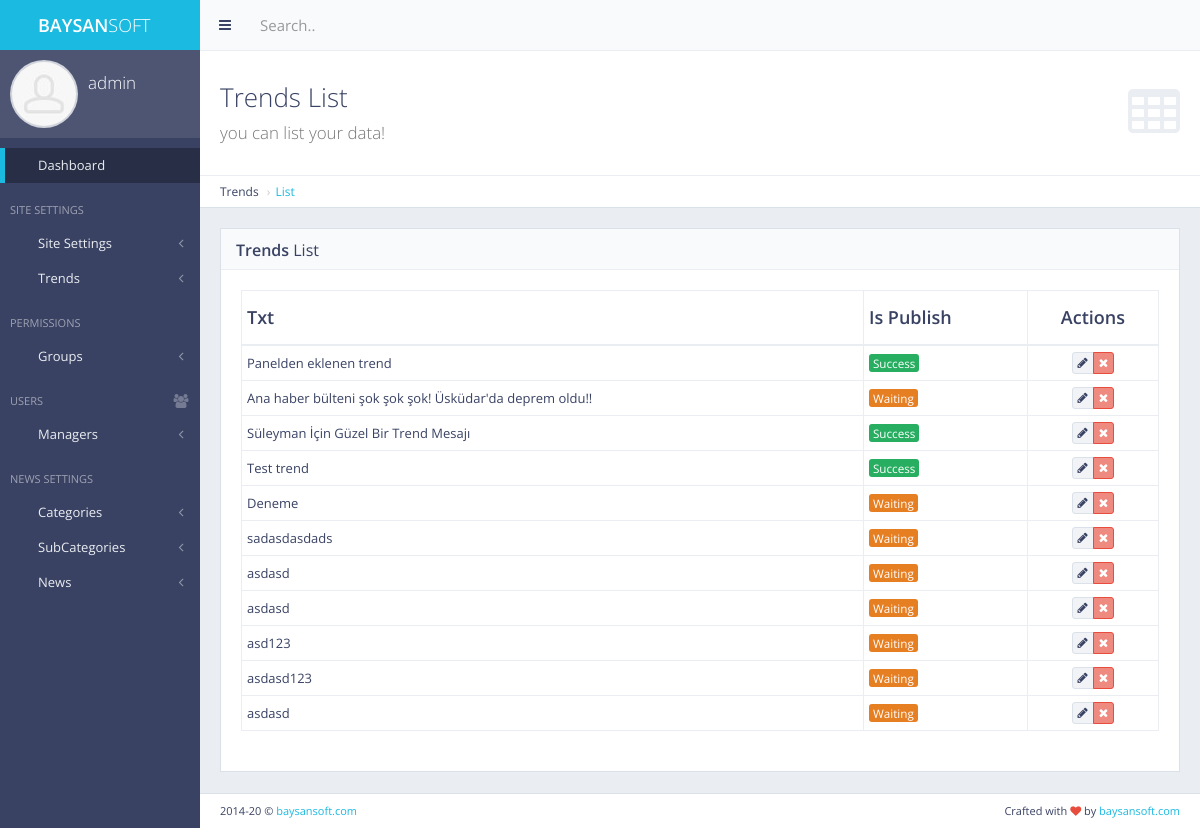
The page /panel/trends/list (signed in) on the database its author committed.
### trending/models.py (models this page shows, shortened)
class Trending(models.Model):
    txt = models.CharField(max_length=255)
    is_publish = models.BooleanField(default=False)

### panel/views.py (the view)
# urls.py: path('trends/list', views.trends, name='trends_list'),
def trends(request):
    if not request.user.is_authenticated:
        return redirect('main:my_login')
    trends = Trending.objects.all()
    context = {
        'trends': trends,
    }
    return render(request, 'back/trends.html', context=context)

### category/context_processor.py (called while the page is built)
def get_categories(request):  # template'a direkt veri yolluyor
    get_categories = Category.objects.all()
    return dict(
        get_categories=get_categories)  # get_categories diyerek direkt template'den çağırabiliriz. Sözlük olarak döndürür.

### main/context_processors.py (called while the page is built)
def get_site_settings(request):
    site = Main.objects.first()
    return dict(site_settings=site)

### main/templatetags/my_auth.py (called while the page is built)
@register.filter(name='has_group')
def has_group(user,group_name):
    return user.groups.filter(name=group_name).exists()

### news/context_processors.py (called while the page is built)
def get_last_news(request):
    get_last_news = News.objects.all().order_by('-date')[:3]
    return dict(get_last_news=get_last_news)

def get_popular_posts(request):  # bu şekilde tek fonksiyon ile 2 veri seti döndürebiliriz
    get_popular_posts = News.objects.all().order_by('-show')
    get_popular_posts_detail = News.objects.all().order_by('-show')[:3]
    get_popular_posts_home = News.objects.all().order_by('-show')[:3]
    return dict(get_popular_posts=get_popular_posts, get_popular_posts_detail=get_popular_posts_detail,
                get_popular_posts_home=get_popular_posts_home)

### subcategory/context_processors.py (called while the page is built)
def get_subcategories(request):
    get_subcategories = SubCategory.objects.all()
    return dict(get_subcategories=get_subcategories)

### trending/context_processors.py (called while the page is built)
def get_trendings(request):
    trendings = Trending.objects.all().filter(is_publish=True).order_by('?')  # bu sayede random getirdik
    return dict(get_trendings=trendings)

### templates/back/trends.html (shortened to what this page needs)
{% extends 'back/layout.html' %}
{% load static %}
{% block body %}
    <div class="content-header">
        <div class="header-section">
            <h1>
                <i class="fa fa-table"></i>Trends List<br><small>you can list your data!</small>
            </h1>
        </div>
    </div>
    <ul class="breadcrumb breadcrumb-top">
        <li>Trends</li>
        <li><a href="{% url 'panel:trends_list' %}">List</a></li>
    </ul>
    <div class="block full">
        <div class="block-title">
            <h2><strong>Trends</strong> List</h2>
        </div>
        <div class="table-responsive">
            <table id="example-datatable" class="table table-vcenter table-condensed table-bordered">
                <thead>
                <tr>
                    <th>Txt</th>
                    <th>Is Publish</th>
                    <th class="text-center">Actions</th>
                </tr>
                </thead>
                <tbody>
                {% for trend in trends %}
                    <tr>
                        <td>{{ trend.txt }}</td>
                        <td>
                            {% if trend.is_publish == True %}
                                <span class="label label-success">Success</span>
                            {% else %}
                                <span class="label label-warning">Waiting</span>
                            {% endif %}
                        </td>
                        <td class="text-center">
                            <div class="btn-group">
                                <a href="{% url 'panel:trends_update' pk=trend.pk %}" data-toggle="tooltip"
                                   id="show_message_btn" title="Read"
                                   class="btn btn-xs btn-default"><i class="fa fa-pencil"></i></a>
                                <a href="{% url 'panel:trends_delete' pk=trend.pk %}" data-toggle="tooltip"
                                   title="Delete"
                                   class="btn btn-xs btn-danger" id="delete_message_btn"><i
                                        class="fa fa-times"></i></a>
                            </div>
                        </td>
                    </tr>
                {% endfor %}
                </tbody>
            </table>
        </div>
    </div>
{% endblock body %}

### templates/back/layout.html (shortened to what this page needs)
{% load static %}
{% if user.is_authenticated %}
    <!DOCTYPE html>
    <html class="no-js" lang="en">
    <head>
        <link rel="stylesheet" href="{% static 'back/css/bootstrap.min.css' %}">
        <link rel="stylesheet" href="{% static 'back/css/plugins.css' %}">
        <link rel="stylesheet" href="{% static 'back/css/main.css' %}">
        <link rel="stylesheet" href="{% static 'back/css/themes.css' %}">
        <link rel="stylesheet" href="{% static 'ToastJs/Toast.min.css' %}">
        <link rel="stylesheet" href="{% static 'node_modules/sweetalert2/dist/sweetalert2.min.css' %}">
    </head>
    <body>
    <div id="page-wrapper">
        <div id="page-container" class="sidebar-partial sidebar-visible-lg sidebar-no-animations">
            <div id="sidebar">
                <div id="sidebar-scroll">
                    <div class="sidebar-content">
                        <a href="http://baysansoft.com/" target="_blank" class="sidebar-brand">
                            <i class="gi gi-flash"></i><span
                                class="sidebar-nav-mini-hide"><strong>BAYSAN</strong>SOFT</span>
                        </a>
                        <div class="sidebar-section sidebar-user clearfix sidebar-nav-mini-hide">
                            <div class="sidebar-user-avatar">
                                <a href="page_ready_user_profile.html">
                                    <img src="{% static 'back/img/placeholders/avatars/avatar2.jpg' %}" alt="avatar">
                                </a>
                            </div>
                            <div class="sidebar-user-name">{{ request.user.username }}</div>
                            <div class="sidebar-user-links">
                                <a href="{% url 'main:home' %}" data-toggle="tooltip" data-placement="bottom"
                                   title="Site Home Page"><i class="gi gi-home"></i></a>
                                <a href="{% url 'panel:message_box' %}" data-toggle="tooltip" data-placement="bottom"
                                   title="Message Box"><i class="gi gi-message_plus"></i></a>
                                <a href="page_ready_user_profile.html" data-toggle="tooltip" data-placement="bottom"
                                   title="Profile"><i class="gi gi-user"></i></a>
                                <a href="{% url 'panel:change_password' %}" class="enable-tooltip" data-placement="bottom"
                                   title="Settings"
                                   onclick="$('#modal-user-settings').modal('show');"><i class="gi gi-cogwheel"></i></a>
                                <a href="{% url 'main:my_logout' %}" data-toggle="tooltip" data-placement="bottom"
                                   title="Logout"><i
                                        class="gi gi-exit"></i></a>
                            </div>
                        </div>
                        {% include 'back/includes/sidebar.html' %}
                    </div>
                </div>
            </div>
            <div id="main-container">
                <header class="navbar navbar-default">
                    <ul class="nav navbar-nav-custom">
                        <li>
                            <a href="javascript:void(0)" onclick="App.sidebar('toggle-sidebar');this.blur();">
                                <i class="fa fa-bars fa-fw"></i>
                            </a>
                        </li>
                    </ul>
                    <form action="page_ready_search_results.html" method="post" class="navbar-form-custom">
                        <div class="form-group">
                            <input type="text" id="top-search" name="top-search" class="form-control"
                                   placeholder="Search..">
                        </div>
                    </form>
                </header>
                <div id="page-content">
                    {% block body %}
                    {% endblock body %}
                </div>
                <footer class="clearfix">
                    <div class="pull-right">
                        Crafted with <i class="fa fa-heart text-danger"></i> by <a href="http://baysansoft.com/"
                                                                                   target="_blank">baysansoft.com</a>
                    </div>
                    <div class="pull-left">
                        <span id="year-copy"></span> &copy; <a href="http://baysansoft.com/"
                                                               target="_blank">baysansoft.com</a>
                    </div>
                </footer>
            </div>
        </div>
    </div>
    </body>
    </html>
{% else %}
    <h2>Please Login</h2>
{% endif %}

### rows shown on the page
Trending: txt "Panelden eklenen trend", is_publish "Success"
Trending: txt "Ana haber bülteni şok şok şok! Üsküdar'da deprem oldu!!", is_publish "Waiting"
Trending: txt "Süleyman İçin Güzel Bir Trend Mesajı", is_publish "Success"
Trending: txt "Test trend", is_publish "Success"
Trending: txt "Deneme", is_publish "Waiting"
Trending: txt "sadasdasdads", is_publish "Waiting"
Trending: txt "asdasd", is_publish "Waiting"
Trending: txt "asdasd", is_publish "Waiting"
Trending: txt "asd123", is_publish "Waiting"
Trending: txt "asdasd123", is_publish "Waiting"
Trending: txt "asdasd", is_publish "Waiting"

### other values the page prints
{{ request.user.username }} "admin"
